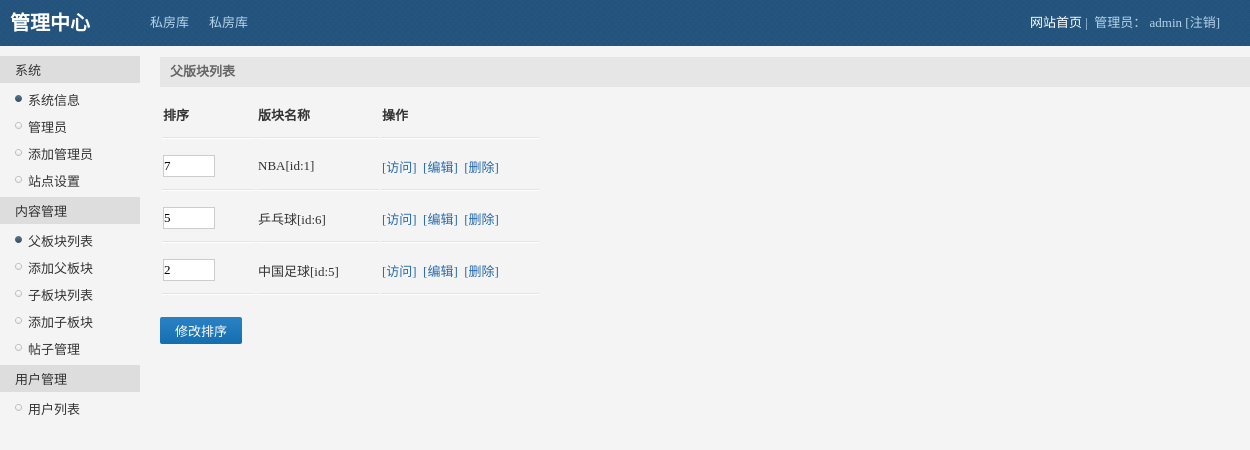
Page /admin/father_module.php on the committed database.
### tables this page shows
CREATE TABLE IF NOT EXISTS `sfk_father_module` (
  `id` int(10) unsigned NOT NULL AUTO_INCREMENT,
  `module_name` varchar(66) NOT NULL,
  `sort` int(11) NOT NULL DEFAULT '0',
  PRIMARY KEY (`id`)
);

### inc/mysql.inc.php (called while the page is built, shortened)
<?php
function execute($link,$query){
    $result=mysqli_query($link,$query);
    return $result;
}
?>

### admin/father_module.php (the view, shortened to what this page needs)
<?php
include_once '../inc/mysql.inc.php';
$link=connect();
?>
<?php include "inc/header.inc.php"?>
<div id="main">
    <div class="title">父版块列表</div>
    <form method="post">
    <table class="list">
        <tr>
            <th>排序</th>
            <th>版块名称</th>
            <th>操作</th>
        </tr>
        <?php
            $query="select * from sfk_father_module";
            $result=execute($link,$query);
            while ($data=mysqli_fetch_assoc($result)){
                $url=urlencode("father_module_delete.php?id={$data['id']}");
                $return_url=urlencode($_SERVER['REQUEST_URI']);
                $message="你真的要删除父版块{$data['module_name']}吗？";
                $delete_url="confirm.php?url={$url}&return_url={$return_url}&message={$message}";
$html=<<<TR
        <tr>
        <td><input class="sort" type="text" name="sort[{$data['id']}]" value="{$data['sort']}"/></td>
        <td>{$data['module_name']}[id:{$data['id']}]</td>
        <td><a href="#">[访问]</a>&nbsp;&nbsp;<a href="father_module_update.php?id={$data['id']}">[编辑]</a>&nbsp;&nbsp;<a href="$delete_url">[删除]</a></td>
        </tr>
TR;
                echo $html;
            }
        ?>
    </table>
    <input style="margin-top: 20px;cursor: pointer" type="submit" name="submit" value="修改排序" class="btn">
    </form>
</div>
<?php include "inc/footer.inc.php"?>

### admin/style/public.css (style rules this page uses)
body,div,ul,ol,li,dl,dt,dd,h1,h2,h3,h4,h5,h6,form,input,textarea,p { margin:0px; padding:0px; font-size:13px; font-family:Tahoma; }
a { text-decoration:none; }
body { background:#f4f4f4; color:#333; }
#main { width:90%; margin:57px 0 0 160px; }
#main .title { width:100%; height:30px; line-height:30px; text-indent:10px; background:#e6e6e6; color:#666; font-weight:bold; }
#main a { color:#266aae; }
input { border:1px solid #ccc; }
input.sort { width:50px; height:20px; }
input.btn { border-radius:2px; color: #fff; font-family: inherit; padding:4px 15px; text-align: center; background:url(btn.png) 0 -120px #1b75b6; border:0px; }
table.list tr { height:50px; background:url(hr.png) 0px bottom repeat-x; }
table.list tr th { padding-right:40px; text-align:left; }
table.list tr td { padding-right:40px; text-align:left; }

### rows in the picture
sfk_father_module: sort "7", module_name "NBA", id "1"
sfk_father_module: sort "5", module_name "乒乓球", id "6"
sfk_father_module: sort "2", module_name "中国足球", id "5"
